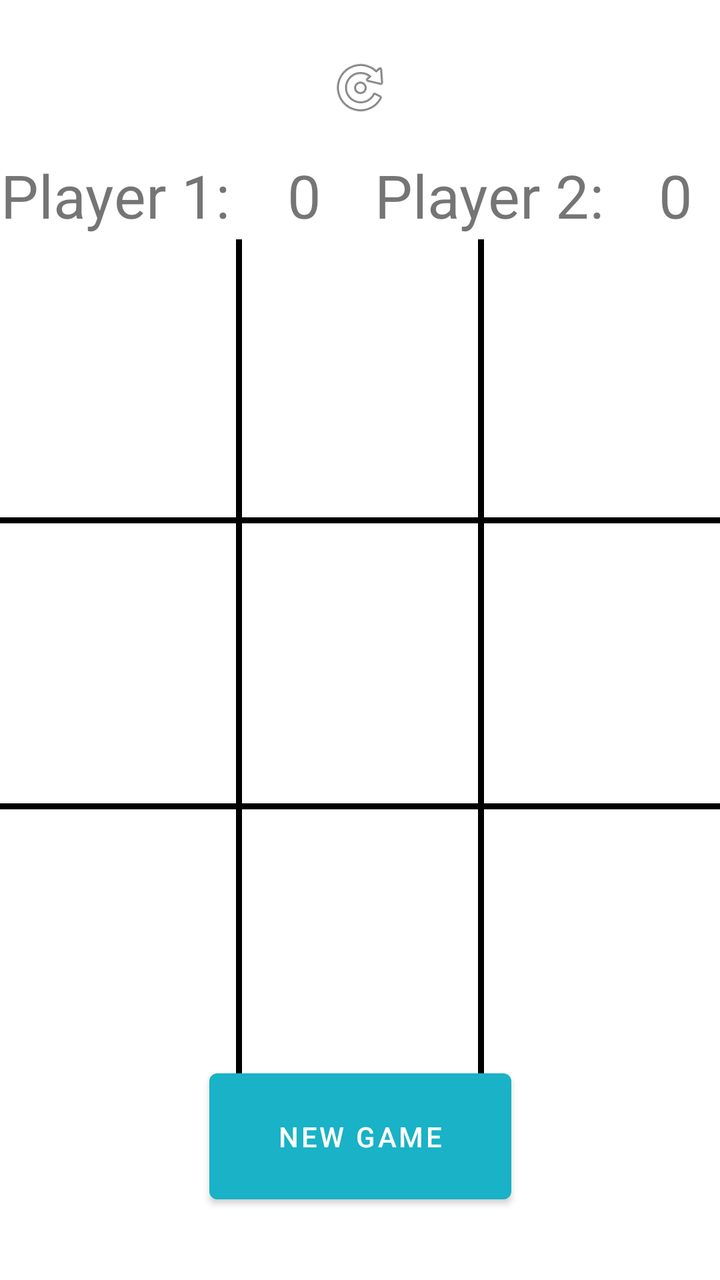
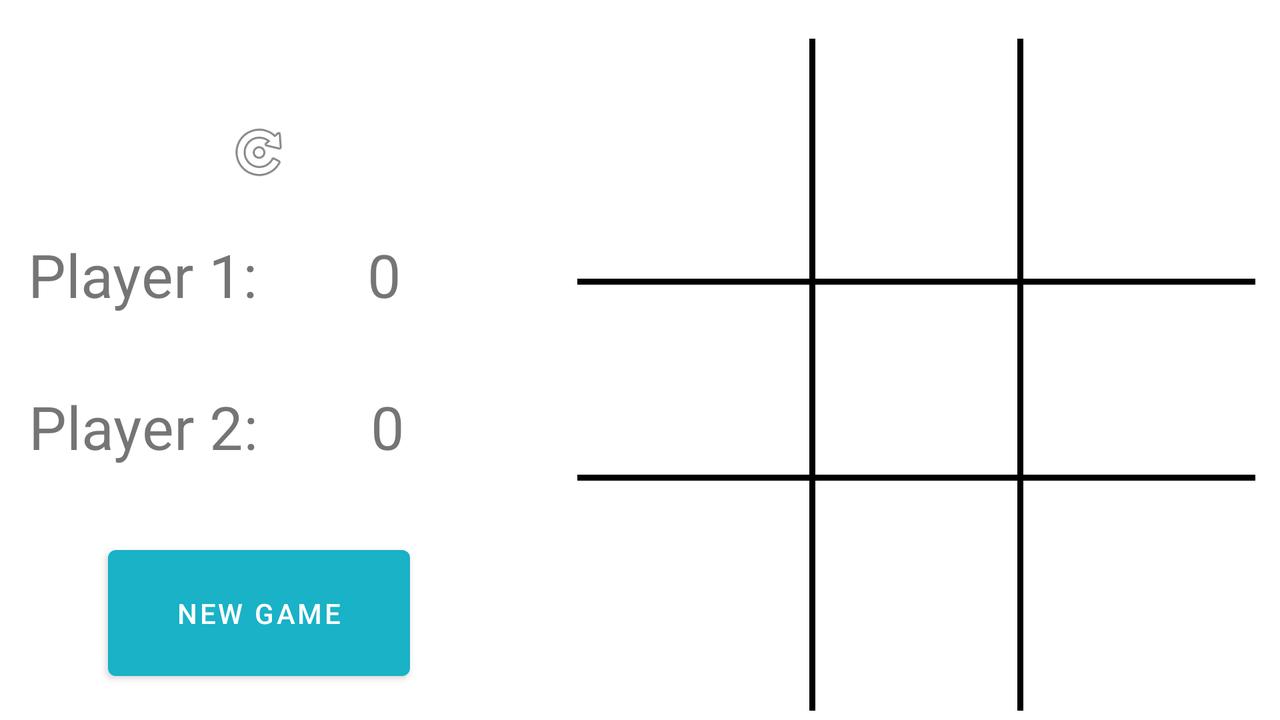

One screen, two layout resources from the same app: the default and the repository's alternative for another configuration. Each is rendered where Android would select it; the XML of both is given below.
<!-- AndroidManifest.xml: application theme Theme.TICTACTOE -->
<!-- res/layout/fragment_game.xml -->
<?xml version="1.0" encoding="utf-8"?>
<androidx.constraintlayout.widget.ConstraintLayout xmlns:android="http://schemas.android.com/apk/res/android"
    xmlns:app="http://schemas.android.com/apk/res-auto"
    xmlns:tools="http://schemas.android.com/tools"
    android:id="@+id/activity_board"
    android:layout_width="match_parent"
    android:layout_height="match_parent"
    tools:context=".view.GameFragment">

    <TextView
        android:id="@+id/Player1"
        android:layout_width="133dp"
        android:layout_height="44dp"
        android:gravity="center_horizontal"
        android:text="Player 1: "
        android:textSize="30dp"
        app:layout_constraintBottom_toBottomOf="parent"
        app:layout_constraintEnd_toStartOf="@+id/Player1Score"
        app:layout_constraintHorizontal_bias="0.5"
        app:layout_constraintStart_toStartOf="parent"
        app:layout_constraintTop_toTopOf="parent"
        app:layout_constraintVertical_bias="0.13" />

    <TextView
        android:id="@+id/Player1Score"
        android:layout_width="49dp"
        android:layout_height="44dp"
        android:layout_marginEnd="5dp"
        android:gravity="center_horizontal"
        android:text="0"
        android:textSize="30sp"
        app:layout_constraintBottom_toBottomOf="parent"
        app:layout_constraintEnd_toStartOf="@+id/Player2"
        app:layout_constraintHorizontal_bias="0.5"
        app:layout_constraintStart_toEndOf="@+id/Player1"
        app:layout_constraintTop_toTopOf="parent"
        app:layout_constraintVertical_bias="0.13" />

    <Button
        android:id="@+id/NewGame"
        android:layout_width="151dp"
        android:layout_height="75dp"
        android:text="NEW GAME"
        app:layout_constraintBottom_toBottomOf="parent"
        app:layout_constraintEnd_toEndOf="parent"
        app:layout_constraintHorizontal_bias="0.5"
        app:layout_constraintStart_toStartOf="parent"
        app:layout_constraintTop_toTopOf="parent"
        app:layout_constraintVertical_bias="0.939" />

    <androidx.constraintlayout.widget.ConstraintLayout
        android:id="@+id/frameLayout"
        android:layout_width="match_parent"
        android:layout_height="426dp"
        app:layout_constraintBottom_toBottomOf="parent"
        app:layout_constraintEnd_toEndOf="parent"
        app:layout_constraintHorizontal_bias="0.0"
        app:layout_constraintStart_toStartOf="parent"

        app:layout_constraintTop_toTopOf="parent"
        app:layout_constraintVertical_bias="0.555">

        <View
            android:id="@+id/view10"
            style="@style/ViewColor"
            android:layout_width="match_parent"
            android:layout_height="3dp"
            android:layout_gravity="bottom"
            app:layout_constraintBottom_toTopOf="@+id/view11"
            app:layout_constraintEnd_toEndOf="parent"
            app:layout_constraintTop_toTopOf="parent" />

        <View
            android:id="@+id/view11"
            style="@style/ViewColor"
            android:layout_width="match_parent"
            android:layout_height="3dp"
            android:layout_gravity="bottom"
            app:layout_constraintBottom_toBottomOf="parent"
            app:layout_constraintEnd_toEndOf="parent"
            app:layout_constraintHorizontal_bias="0.5"
            app:layout_constraintStart_toStartOf="parent"
            app:layout_constraintTop_toBottomOf="@+id/view10" />

        <View
            android:id="@+id/view12"
            style="@style/ViewColor"
            android:layout_width="3dp"
            android:layout_height="424dp"
            app:layout_constraintBottom_toBottomOf="parent"
            app:layout_constraintEnd_toEndOf="parent"
            app:layout_constraintHorizontal_bias="0.5"
            app:layout_constraintStart_toEndOf="@+id/view5"
            app:layout_constraintTop_toTopOf="parent" />

        <View
            android:id="@+id/view5"
            style="@style/ViewColor"
            android:layout_width="3dp"
            android:layout_height="424dp"
            app:layout_constraintBottom_toBottomOf="parent"
            app:layout_constraintEnd_toStartOf="@+id/view12"
            app:layout_constraintHorizontal_bias="0.52"
            app:layout_constraintStart_toStartOf="parent"
            app:layout_constraintTop_toTopOf="parent" />

        <ImageView
            android:id="@+id/b2"
            android:layout_width="80dp"
            android:layout_height="80dp"
            android:layout_gravity="center"
            android:layout_marginStart="25dp"
            android:layout_marginEnd="15dp"
            app:layout_constraintBottom_toTopOf="@+id/c2"
            app:layout_constraintEnd_toStartOf="@+id/b3"
            app:layout_constraintHorizontal_bias="0.5"

            app:layout_constraintStart_toEndOf="@+id/b1"
            app:layout_constraintTop_toBottomOf="@+id/a2" />

        <ImageView
            android:id="@+id/b3"
            android:layout_width="80dp"
            android:layout_height="80dp"
            android:layout_gravity="center_horizontal|end|center_vertical"
            android:layout_marginStart="25dp"
            app:layout_constraintBottom_toTopOf="@+id/c3"
            app:layout_constraintEnd_toEndOf="parent"
            app:layout_constraintHorizontal_bias="0.5"
            app:layout_constraintStart_toEndOf="@+id/b2"

            app:layout_constraintTop_toBottomOf="@+id/a3" />

        <ImageView
            android:id="@+id/a2"
            android:layout_width="80dp"
            android:layout_height="80dp"
            android:layout_gravity="center_horizontal|top"
            android:layout_marginStart="25dp"
            android:layout_marginEnd="15dp"
            app:layout_constraintBottom_toTopOf="@+id/b2"
            app:layout_constraintEnd_toStartOf="@+id/a3"
            app:layout_constraintHorizontal_bias="0.5"

            app:layout_constraintStart_toEndOf="@+id/a1"
            app:layout_constraintTop_toTopOf="parent" />

        <ImageView
            android:id="@+id/a3"
            android:layout_width="80dp"
            android:layout_height="80dp"
            android:layout_gravity="center_horizontal|end|top"
            android:layout_marginStart="25dp"
            app:layout_constraintBottom_toTopOf="@+id/b3"
            app:layout_constraintEnd_toEndOf="parent"
            app:layout_constraintHorizontal_bias="0.5"
            app:layout_constraintStart_toEndOf="@+id/a2"

            app:layout_constraintTop_toTopOf="parent" />

        <ImageView
            android:id="@+id/c1"
            android:layout_width="80dp"
            android:layout_height="80dp"
            android:layout_gravity="bottom|start"
            android:layout_marginEnd="15dp"
            app:layout_constraintBottom_toBottomOf="parent"
            app:layout_constraintEnd_toStartOf="@+id/c2"
            app:layout_constraintHorizontal_bias="0.5"
            app:layout_constraintStart_toStartOf="parent"
            app:layout_constraintTop_toBottomOf="@+id/b1" />

        <ImageView
            android:id="@+id/b1"
            android:layout_width="80dp"
            android:layout_height="80dp"
            android:layout_gravity="center_vertical|start"
            android:layout_marginEnd="15dp"
            app:layout_constraintBottom_toTopOf="@+id/c1"
            app:layout_constraintEnd_toStartOf="@+id/b2"
            app:layout_constraintHorizontal_bias="0.5"
            app:layout_constraintStart_toStartOf="parent"
            app:layout_constraintTop_toBottomOf="@+id/a1" />

        <ImageView
            android:id="@+id/a1"
            android:layout_width="80dp"
            android:layout_height="80dp"
            android:layout_gravity="center_horizontal|left"
            android:layout_marginEnd="15dp"
            app:layout_constraintBottom_toTopOf="@+id/b1"
            app:layout_constraintEnd_toStartOf="@+id/a2"
            app:layout_constraintHorizontal_bias="0.5"
            app:layout_constraintStart_toStartOf="parent"
            app:layout_constraintTop_toTopOf="parent" />

        <ImageView
            android:id="@+id/c2"
            android:layout_width="80dp"
            android:layout_height="80dp"
            android:layout_gravity="center_horizontal|bottom"
            android:layout_marginStart="25dp"
            android:layout_marginEnd="15dp"

            app:layout_constraintBottom_toBottomOf="parent"
            app:layout_constraintEnd_toStartOf="@+id/c3"
            app:layout_constraintHorizontal_bias="0.5"
            app:layout_constraintStart_toEndOf="@+id/c1"
            app:layout_constraintTop_toBottomOf="@+id/b2" />

        <ImageView
            android:id="@+id/c3"
            android:layout_width="80dp"
            android:layout_height="80dp"
            android:layout_gravity="center_horizontal|end|bottom"
            android:layout_marginStart="25dp"
            app:layout_constraintBottom_toBottomOf="parent"
            app:layout_constraintEnd_toEndOf="parent"
            app:layout_constraintHorizontal_bias="0.5"

            app:layout_constraintStart_toEndOf="@+id/c2"
            app:layout_constraintTop_toBottomOf="@+id/b3" />


    </androidx.constraintlayout.widget.ConstraintLayout>


    <TextView
        android:id="@+id/Player2Score"
        android:layout_width="46dp"
        android:layout_height="44dp"
        android:layout_marginEnd="5dp"
        android:gravity="center_horizontal"
        android:text="0"
        android:textSize="30sp"
        app:layout_constraintBottom_toBottomOf="parent"
        app:layout_constraintEnd_toEndOf="parent"
        app:layout_constraintHorizontal_bias="0.5"
        app:layout_constraintStart_toEndOf="@+id/Player2"
        app:layout_constraintTop_toTopOf="parent"
        app:layout_constraintVertical_bias="0.13" />

    <TextView
        android:id="@+id/Player2"
        android:layout_width="133dp"
        android:layout_height="44dp"
        android:gravity="center_horizontal"
        android:text="Player 2: "
        android:textSize="30sp"
        app:layout_constraintBottom_toBottomOf="parent"
        app:layout_constraintEnd_toStartOf="@+id/Player2Score"
        app:layout_constraintHorizontal_bias="0.5"
        app:layout_constraintStart_toEndOf="@+id/Player1Score"
        app:layout_constraintTop_toTopOf="parent"
        app:layout_constraintVertical_bias="0.13" />

    <ImageButton
        android:id="@+id/resetScore"
        android:layout_width="48dp"
        android:layout_height="39dp"
        android:background="@null"
        android:src="@android:drawable/ic_menu_rotate"
        android:text="RESET"
        app:layout_constraintBottom_toBottomOf="parent"
        app:layout_constraintEnd_toEndOf="parent"
        app:layout_constraintHorizontal_bias="0.5"
        app:layout_constraintStart_toStartOf="parent"
        app:layout_constraintTop_toTopOf="parent"
        app:layout_constraintVertical_bias="0.04000002" />


</androidx.constraintlayout.widget.ConstraintLayout>
<!-- resources referenced by this layout -->
<resources>
  <style name="ViewColor">
          <item name="android:background">@color/black</item>
      </style>
  <style name="Theme.TICTACTOE" parent="Theme.MaterialComponents.DayNight.NoActionBar">
          
          <item name="colorPrimary">@color/myc</item>
          <item name="colorPrimaryVariant">@color/myc</item>
          <item name="colorOnPrimary">@color/white</item>
          
          <item name="colorSecondary">@color/teal_200</item>
          <item name="colorSecondaryVariant">@color/teal_700</item>
          <item name="colorOnSecondary">@color/black</item>
          
          <item name="android:statusBarColor" tools:targetApi="l">?attr/colorPrimaryVariant</item>
          
      </style>
  <color name="black">#FF000000</color>
  <color name="myc">#19B2C6</color>
  <color name="white">#FFFFFFFF</color>
  <color name="teal_200">#FF03DAC5</color>
  <color name="teal_700">#FF018786</color>
</resources>
<!-- res/layout-land/fragment_game.xml (the repository's variant of the layout above) -->
<!-- drawn on the phone turned sideways -->
<?xml version="1.0" encoding="utf-8"?>
<androidx.constraintlayout.widget.ConstraintLayout xmlns:android="http://schemas.android.com/apk/res/android"
    xmlns:tools="http://schemas.android.com/tools"
    xmlns:app="http://schemas.android.com/apk/res-auto"
    android:id="@+id/activity_board"
    android:layout_width="match_parent"
    android:layout_height="match_parent"
    tools:context=".view.GameFragment">

    <TextView
        android:id="@+id/Player1"
        android:layout_width="133dp"
        android:layout_height="44dp"
        android:layout_marginBottom="32dp"
        android:gravity="center_horizontal"
        android:text="Player 1: "
        android:textSize="30dp"
        app:layout_constraintBottom_toTopOf="@+id/Player2"
        app:layout_constraintEnd_toStartOf="@+id/Player1Score"
        app:layout_constraintHorizontal_bias="0.237"
        app:layout_constraintStart_toStartOf="parent" />

    <TextView
        android:id="@+id/Player1Score"
        android:layout_width="49dp"
        android:layout_height="44dp"
        android:layout_marginEnd="72dp"
        android:layout_marginBottom="32dp"
        android:gravity="center_horizontal"
        android:text="0"
        android:textSize="30sp"
        app:layout_constraintBottom_toTopOf="@+id/Player2Score"
        app:layout_constraintEnd_toStartOf="@+id/frameLayout" />

    <Button
        android:id="@+id/NewGame"
        android:layout_width="151dp"
        android:layout_height="75dp"
        android:layout_marginEnd="30dp"
        android:layout_marginBottom="16dp"
        android:text="NEW GAME"
        app:layout_constraintBottom_toBottomOf="parent"
        app:layout_constraintEnd_toStartOf="@+id/frameLayout"
        app:layout_constraintStart_toStartOf="parent" />

    <FrameLayout
        android:id="@+id/frameLayout"
        android:layout_width="339dp"
        android:layout_height="401dp"
        app:layout_constraintBottom_toBottomOf="parent"
        app:layout_constraintEnd_toEndOf="parent"
        app:layout_constraintHorizontal_bias="0.959"
        app:layout_constraintStart_toStartOf="parent"
        app:layout_constraintTop_toTopOf="parent"
        app:layout_constraintVertical_bias="1.0">

        

        <ImageView
            android:id="@+id/a2"
            android:layout_width="80dp"
            android:layout_height="80dp"
            android:layout_gravity="center_horizontal|top"
            android:layout_marginTop="92dp" />

        <ImageView
            android:id="@+id/a1"
            android:layout_width="80dp"
            android:layout_height="80dp"
            android:layout_gravity="top|start"
            android:layout_marginStart="22dp"
            android:layout_marginTop="92dp" />

        <ImageView
            android:id="@+id/b1"
            android:layout_width="80dp"
            android:layout_height="80dp"
            android:layout_marginTop="30dp"
            android:layout_gravity="center_vertical|start"
            android:layout_marginStart="22dp" />

        <ImageView
            android:id="@+id/b2"
            android:layout_width="80dp"
            android:layout_height="80dp"
            android:layout_marginTop="30dp"
            android:layout_gravity="center" />

        <ImageView
            android:id="@+id/b3"
            android:layout_width="80dp"
            android:layout_height="80dp"
            android:layout_marginTop="30dp"
            android:layout_gravity="center_horizontal|end|center_vertical"
            android:layout_marginEnd="22dp" />

        <ImageView
            android:id="@+id/c1"
            android:layout_width="80dp"
            android:layout_height="80dp"
            android:layout_gravity="bottom|start"
            android:layout_marginStart="22dp"
            android:layout_marginBottom="32dp" />

        <ImageView
            android:id="@+id/c2"
            android:layout_width="80dp"
            android:layout_height="80dp"
            android:layout_gravity="center_horizontal|bottom"
            android:layout_marginBottom="32dp" />

        <ImageView
            android:id="@+id/c3"
            android:layout_width="80dp"
            android:layout_height="80dp"
            android:layout_gravity="center_horizontal|end|bottom"
            android:layout_marginEnd="22dp"
            android:layout_marginBottom="32dp" />

        <View
            style="@style/ViewColor"
            android:layout_width="3dp"
            android:layout_height="match_parent"
            android:layout_gravity="end"
            android:layout_marginTop="60dp"
            android:layout_marginEnd="116dp"
            android:layout_marginBottom="5dp" />

        <View
            style="@style/ViewColor"
            android:layout_width="3dp"
            android:layout_height="match_parent"
            android:layout_gravity="start"
            android:layout_marginStart="116dp"
            android:layout_marginTop="60dp"
            android:layout_marginBottom="5dp" />

        <View
            style="@style/ViewColor"
            android:layout_width="match_parent"
            android:layout_height="3dp"
            android:layout_gravity="bottom"
            android:layout_marginBottom="120dp" />

        <View
            style="@style/ViewColor"
            android:layout_width="match_parent"
            android:layout_height="3dp"
            android:layout_gravity="top"
            android:layout_marginTop="180dp" />

        <ImageView
            android:id="@+id/a3"
            android:layout_width="80dp"
            android:layout_height="80dp"
            android:layout_gravity="center_horizontal|end|top"
            android:layout_marginTop="92dp"
            android:layout_marginEnd="22dp" />

        

        


    </FrameLayout>

    <TextView
        android:id="@+id/Player2Score"
        android:layout_width="46dp"
        android:layout_height="44dp"
        android:layout_marginEnd="72dp"
        android:layout_marginBottom="32dp"
        android:gravity="center_horizontal"
        android:text="0"
        android:textSize="30sp"
        app:layout_constraintBottom_toTopOf="@+id/NewGame"
        app:layout_constraintEnd_toStartOf="@+id/frameLayout" />

    <TextView
        android:id="@+id/Player2"
        android:layout_width="133dp"
        android:layout_height="44dp"
        android:layout_marginBottom="32dp"
        android:gravity="center_horizontal"
        android:text="Player 2: "
        android:textSize="30sp"
        app:layout_constraintBottom_toTopOf="@+id/NewGame"
        app:layout_constraintEnd_toStartOf="@+id/Player2Score"
        app:layout_constraintHorizontal_bias="0.232"
        app:layout_constraintStart_toStartOf="parent" />

    <ImageButton
        android:id="@+id/resetScore"
        android:layout_width="48dp"
        android:layout_height="39dp"
        android:layout_marginEnd="30dp"
        android:background="@null"
        android:src="@android:drawable/ic_menu_rotate"
        android:text="RESET"
        app:layout_constraintBottom_toTopOf="@+id/Player1"
        app:layout_constraintEnd_toStartOf="@+id/frameLayout"
        app:layout_constraintStart_toStartOf="parent"
        app:layout_constraintTop_toTopOf="parent"
        app:layout_constraintVertical_bias="0.723" />


</androidx.constraintlayout.widget.ConstraintLayout>
